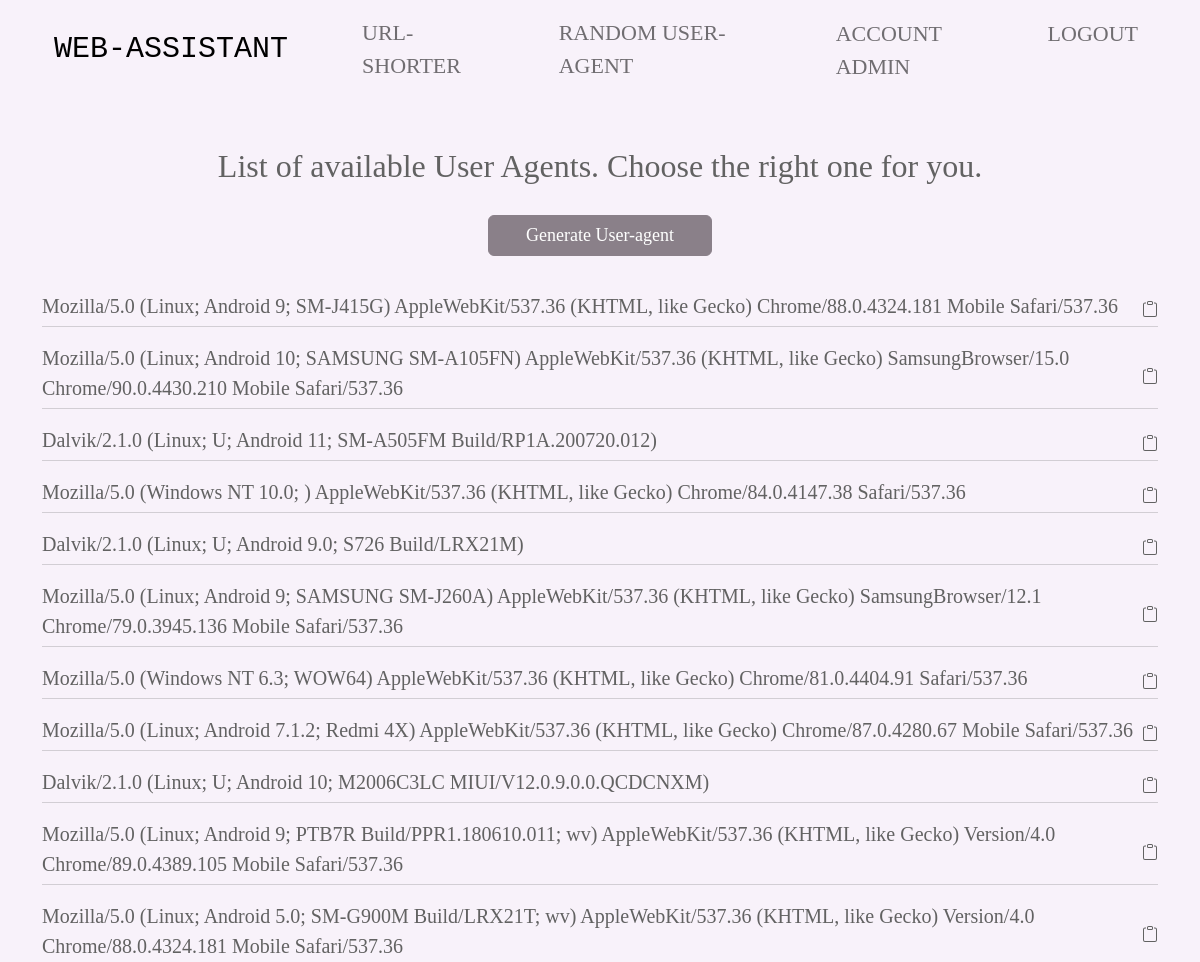
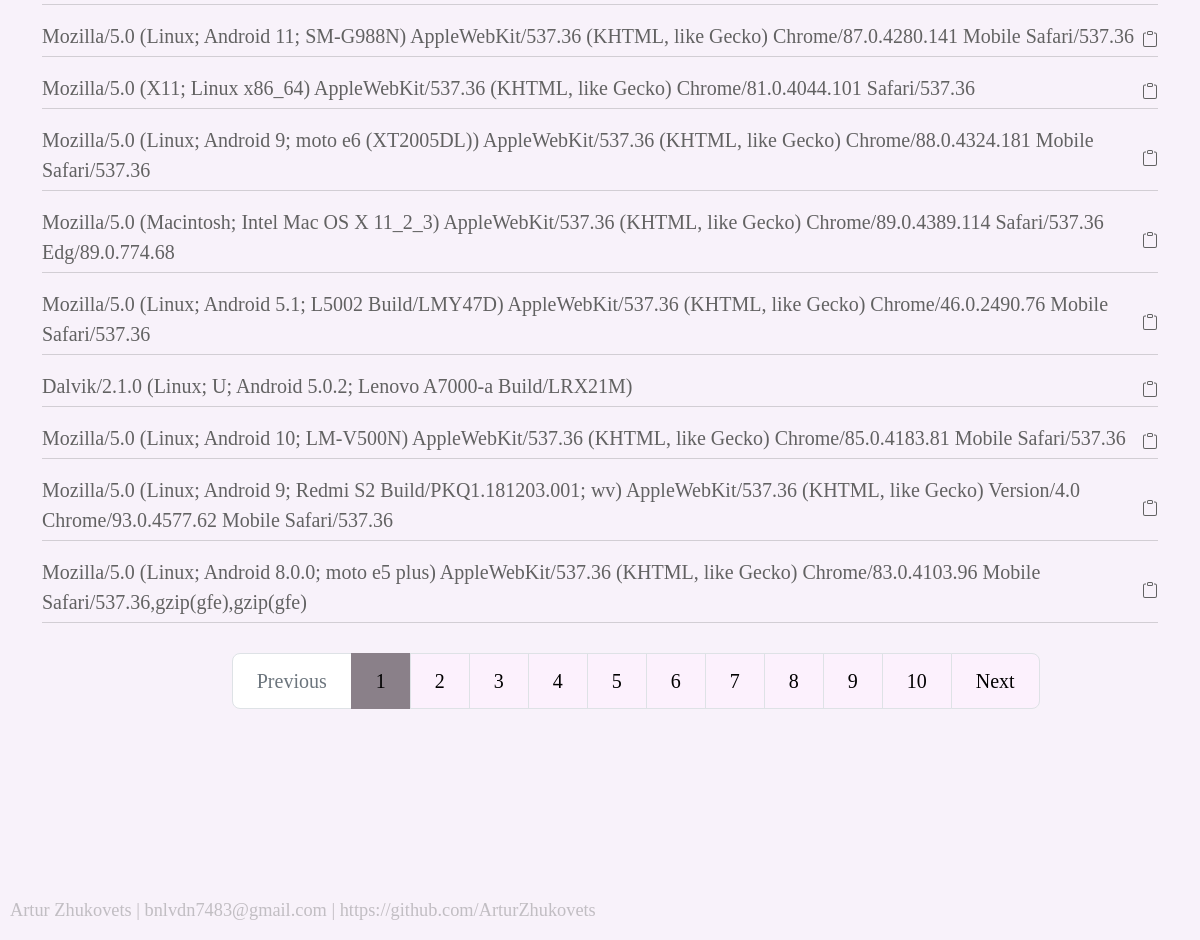
/user-agent/ (signed in), run on the app's committed database (2 pictures, top to bottom).
### fake_user_agent/models.py (models this page shows)
class FakeUserAgent(models.Model):
    full_ua = models.CharField(max_length=500, blank=False, unique=True)

### fake_user_agent/views.py (the view)
# urls.py: path('', user_agent, name='user_agent'),
def user_agent(request):
    data = FakeUserAgent.objects.all()
    paginator = Paginator(data, 20)
    page_number = request.GET.get('page', 1)   # get number of the page in url. By default, page_number=1
    page = paginator.get_page(page_number)
    is_paginated = page.has_other_pages()
    if page.has_previous():
        prev_url = f'?page={page.previous_page_number()}'
    else:
        prev_url = ''
    if page.has_next():
        next_url = f'?page={page.next_page_number()}'
    else:
        next_url = ''
    context = {
        'page': page,
        'is_paginated': is_paginated,
        'next': next_url,
        'prev': prev_url
    }
    if request.method == 'POST':
        random_index_ua = randint(1, len(FakeUserAgent.objects.all()))
        random_obj = FakeUserAgent.objects.get(id=random_index_ua)
        context['random_obj'] = random_obj
        return render(request, 'fake_user_agent/user_agent.html', context)
    return render(request, 'fake_user_agent/user_agent.html', context)

### fake_user_agent/templates/fake_user_agent/user_agent.html (shortened to what this page needs)
{% extends 'base.html' %}
{% load static %}
{% block greetings %}
    <div class="home">
        {% if user.is_authenticated %}
        <h2>List of available User Agents. Choose the right one for you. </h2>
        {% else %}
        <h2>HI! Welcome to my application that allows you to simplify your interactions with the web.  For further work on the site you need to <strong><a class="nav-item" href="{% url 'login' %}">log in</a></strong> or <strong><a
                class="nav-item" href="{% url 'register' %}">registration</a></strong>. </h2>
        {% endif %}
    </div>
{% if user.is_authenticated %}
<div class="form_to_random_ua">
        <form method="post">
            <button class="btn btn-dark" type="submit">Generate User-agent</button>
        </form>
    </div>
<div class="block-content">
    <ul class="ua_list">
        {% for ua in page.object_list %}
        <li>
            <div>
                {{ ua.full_ua }}
                <button onclick="myFunction()" class="without_styles"> </button>
            </div>
        </li>
        <hr>
        {% endfor %}
    </ul>
    <div class="pag">
    {% include 'include/paginator.html' %}
    </div>
</div>
{% endif %}
{% endblock%}

### templates/base.html (shortened to what this page needs)
{% load static %}
<!DOCTYPE html>
<html lang="en">
<head>
    <link href="https://cdn.jsdelivr.net/npm/bootstrap@5.2.0-beta1/dist/css/bootstrap.min.css" rel="stylesheet">
    <link rel="stylesheet" href="{% static 'css/base.css' %}">
</head>
<body>
<header>
    <div class="container">
        <nav class="navbar navbar-expand-lg navbar-light">
            <div class="container-fluid">
                <a class="navbar-brand" href="{% url 'home' %}">Web-assistant</a>
                <div class="collapse navbar-collapse" id="navbarSupportedContent">
                    <ul class="navbar-nav ml-auto mb-4 mb-lg-0">
                        <li class="nav-item"><a class="nav-link" href="{% url 'shorter' %}">Url-shorter</a></li>
                        <li class="nav-item"><a class="nav-link" href="{% url 'user_agent' %}">Random User-Agent</a></li>
                    </ul>
                    {% if request.user.is_authenticated %}
                    <div class="collapse navbar-collapse justify-content-end">
                        <ul class="navbar-nav ml-auto mb-4 mb-lg-0">
                            <li class="nav-item"><span class="nav-link user">ACCOUNT {{ user.username }}</span></li>
                            <li class="nav-item"><a class="nav-link" href="{% url 'logout' %}">Logout</a></li>
                        </ul>
                            {% endif %}
                    </div>
                </div>
            </div>
        </nav>
    </div>
</header>
    <div class="container mt-5">
                    {% block greetings %}
                    {% endblock %}
    </div>
<footer>
    <p><a href="https://www.linkedin.com/in/arturpythonzhukovets/">Artur Zhukovets</a> | bnlvdn7483@gmail.com | <a href="https://github.com/ArturZhukovets">https://github.com/ArturZhukovets</p>
</footer>
</body>
</html>

### static/css/base.css (style rules this page uses)
body { overflow-x:hidden; background-color: #f8f2fa; font-family: 'Playfair Display', serif; color: #626262; font-size: 22px; }
a { color: #4a4b4f; transition: 0.8s; text-decoration: none; display: inline-block }
header .navbar-light { background-color: #f8f2fa; }
header .navbar-brand { font-family: 'Inconsolata', monospace; font-size: 30px; color: #000; text-transform: uppercase; }
header .nav-item { text-transform: uppercase; margin-left: 50px; }
header .nav-item a::after { content: ''; display: block; width: 100%; background-color: #ccc; height: 1px; transform: scale(0); transition: all .3s; }
header .nav-link { color: #b4ade; }
.btn-dark { width: 20%; font-size: large; background-color: #8a8089; border-color: #8a8089; }
.nav-item { color: #b4ade; text-decoration: none; }
.home { text-align: center; }
footer { margin-left: 10px; color: #6262625c; position: fixed; bottom: 0; font-size: smaller; }
footer a { color: #6262625c; display: inline; }
.ua_list { font-size: 20px; list-style-type: none; padding-left: 0px; }
.ua_list div { display: flex; justify-content: space-between; }
.ua_list hr { margin-top: 5px; }
.form_to_random_ua form { margin-top: 30px; margin-bottom: 35px; text-align: center; }
.pag { margin-top: 30px; margin-left: 17%; }
.without_styles { padding: 0; border: none; font: inherit; color: inherit; background-color: transparent; cursor: pointer; }

### data on the page
FakeUserAgent: full_ua "Mozilla/5.0 (Linux; Android 9; SM-J415G) AppleWebKit/537.36 (KHTML, like Gecko) Chrome/88.0.4324.181 Mobile Safari/537.36"
FakeUserAgent: full_ua "Mozilla/5.0 (Linux; Android 10; SAMSUNG SM-A105FN) AppleWebKit/537.36 (KHTML, like Gecko) SamsungBrowser/15.0 Chrome/90.0.4430.210 Mobile Safari/537.36"
FakeUserAgent: full_ua "Dalvik/2.1.0 (Linux; U; Android 11; SM-A505FM Build/RP1A.200720.012)"
FakeUserAgent: full_ua "Mozilla/5.0 (Windows NT 10.0; ) AppleWebKit/537.36 (KHTML, like Gecko) Chrome/84.0.4147.38 Safari/537.36"
FakeUserAgent: full_ua "Dalvik/2.1.0 (Linux; U; Android 9.0; S726 Build/LRX21M)"
FakeUserAgent: full_ua "Mozilla/5.0 (Linux; Android 9; SAMSUNG SM-J260A) AppleWebKit/537.36 (KHTML, like Gecko) SamsungBrowser/12.1 Chrome/79.0.3945.136 Mobile Safari/537.36"
FakeUserAgent: full_ua "Mozilla/5.0 (Windows NT 6.3; WOW64) AppleWebKit/537.36 (KHTML, like Gecko) Chrome/81.0.4404.91 Safari/537.36"
FakeUserAgent: full_ua "Mozilla/5.0 (Linux; Android 7.1.2; Redmi 4X) AppleWebKit/537.36 (KHTML, like Gecko) Chrome/87.0.4280.67 Mobile Safari/537.36"
FakeUserAgent: full_ua "Dalvik/2.1.0 (Linux; U; Android 10; M2006C3LC MIUI/V12.0.9.0.0.QCDCNXM)"
FakeUserAgent: full_ua "Mozilla/5.0 (Linux; Android 9; PTB7R Build/PPR1.180610.011; wv) AppleWebKit/537.36 (KHTML, like Gecko) Version/4.0 Chrome/89.0.4389.105 Mobile Safari/537.36"
FakeUserAgent: full_ua "Mozilla/5.0 (Linux; Android 5.0; SM-G900M Build/LRX21T; wv) AppleWebKit/537.36 (KHTML, like Gecko) Version/4.0 Chrome/88.0.4324.181 Mobile Safari/537.36"
FakeUserAgent: full_ua "Mozilla/5.0 (Linux; Android 11; SM-G988N) AppleWebKit/537.36 (KHTML, like Gecko) Chrome/87.0.4280.141 Mobile Safari/537.36"
FakeUserAgent: full_ua "Mozilla/5.0 (X11; Linux x86_64) AppleWebKit/537.36 (KHTML, like Gecko) Chrome/81.0.4044.101 Safari/537.36"
FakeUserAgent: full_ua "Mozilla/5.0 (Linux; Android 9; moto e6 (XT2005DL)) AppleWebKit/537.36 (KHTML, like Gecko) Chrome/88.0.4324.181 Mobile Safari/537.36"
FakeUserAgent: full_ua "Mozilla/5.0 (Macintosh; Intel Mac OS X 11_2_3) AppleWebKit/537.36 (KHTML, like Gecko) Chrome/89.0.4389.114 Safari/537.36 Edg/89.0.774.68"
FakeUserAgent: full_ua "Mozilla/5.0 (Linux; Android 5.1; L5002 Build/LMY47D) AppleWebKit/537.36 (KHTML, like Gecko) Chrome/46.0.2490.76 Mobile Safari/537.36"
FakeUserAgent: full_ua "Dalvik/2.1.0 (Linux; U; Android 5.0.2; Lenovo A7000-a Build/LRX21M)"
FakeUserAgent: full_ua "Mozilla/5.0 (Linux; Android 10; LM-V500N) AppleWebKit/537.36 (KHTML, like Gecko) Chrome/85.0.4183.81 Mobile Safari/537.36"
FakeUserAgent: full_ua "Mozilla/5.0 (Linux; Android 9; Redmi S2 Build/PKQ1.181203.001; wv) AppleWebKit/537.36 (KHTML, like Gecko) Version/4.0 Chrome/93.0.4577.62 Mobile Safari/537.36"
FakeUserAgent: full_ua "Mozilla/5.0 (Linux; Android 8.0.0; moto e5 plus) AppleWebKit/537.36 (KHTML, like Gecko) Chrome/83.0.4103.96 Mobile Safari/537.36,gzip(gfe),gzip(gfe)"

### other printed values
{{ user.username }} "ADMIN"
{{ n }} "1"
{{ n }} "2" "3" "4" "5" "6" "7" "8" "9" "10"
